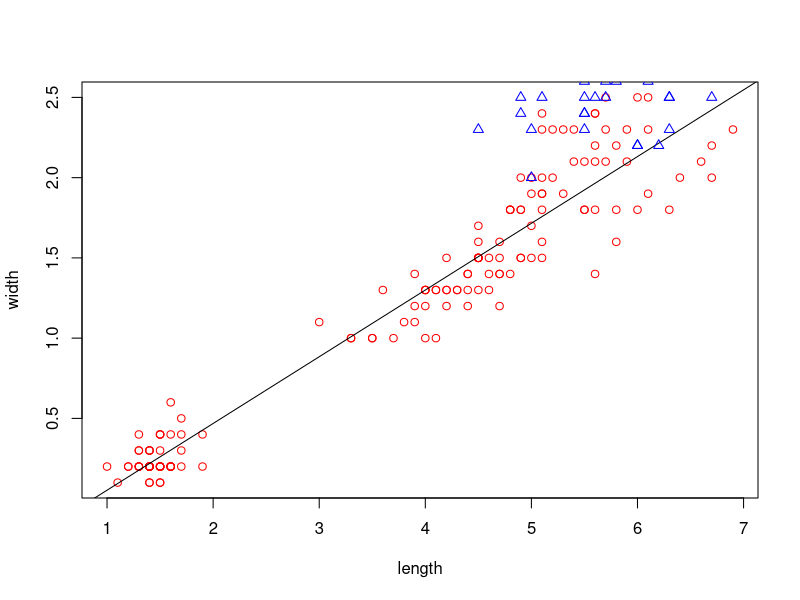
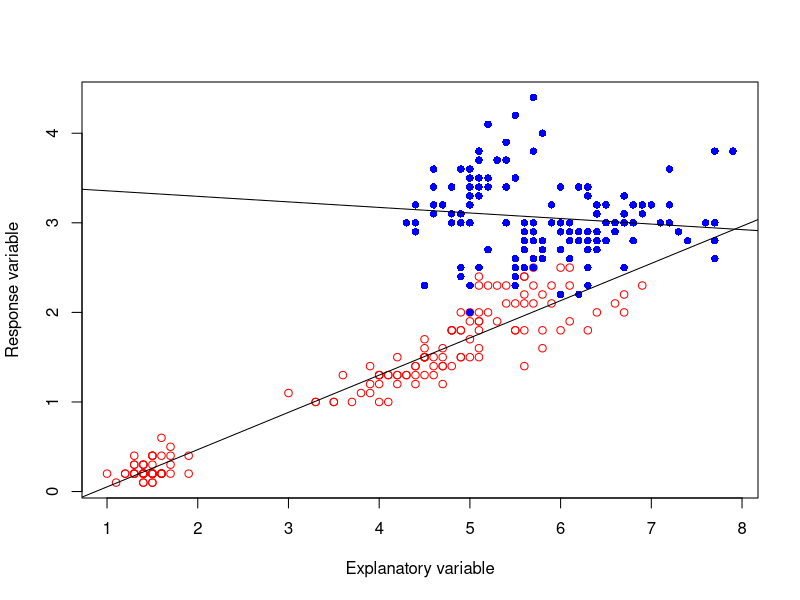
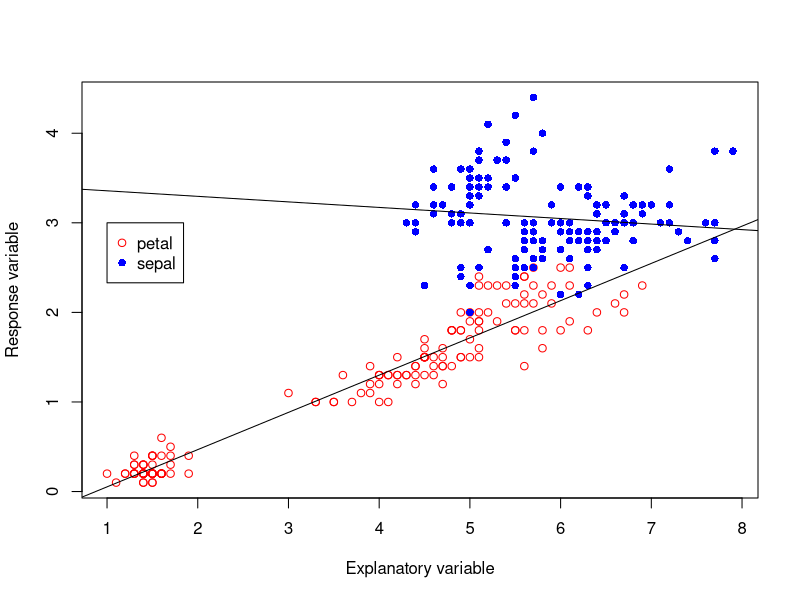
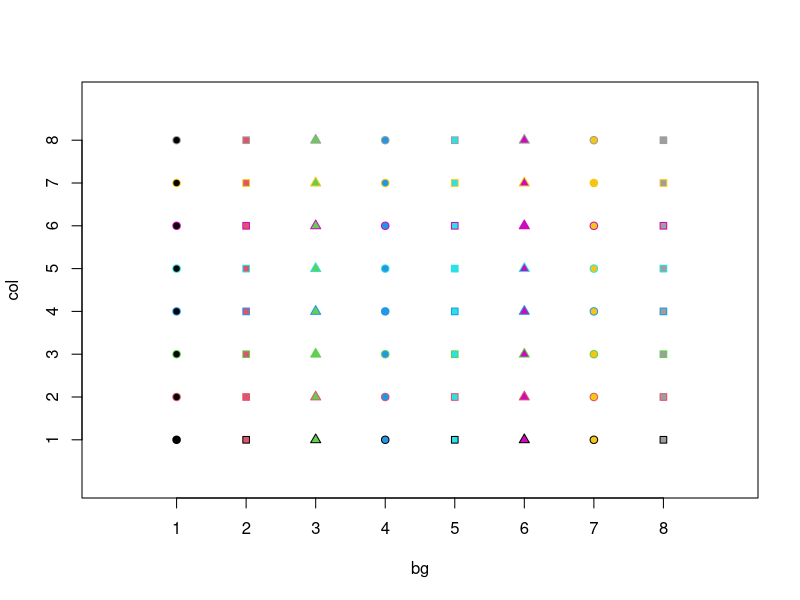
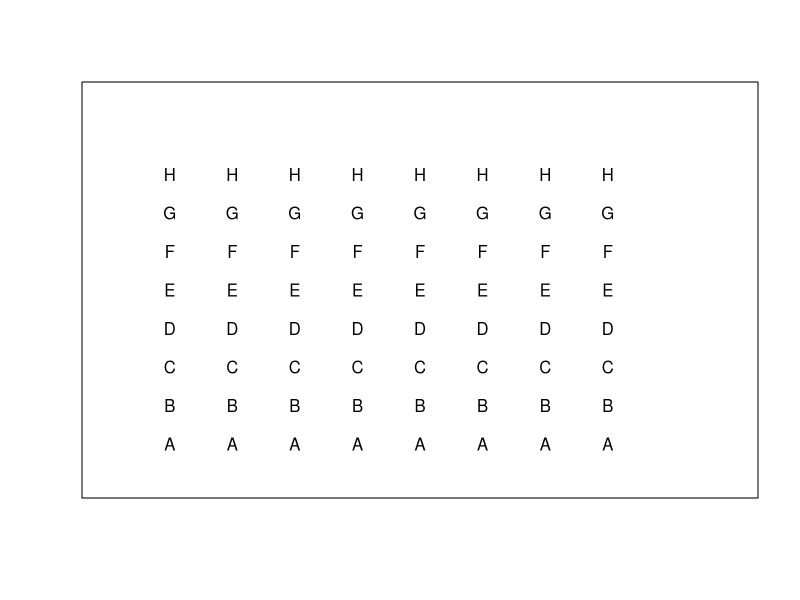
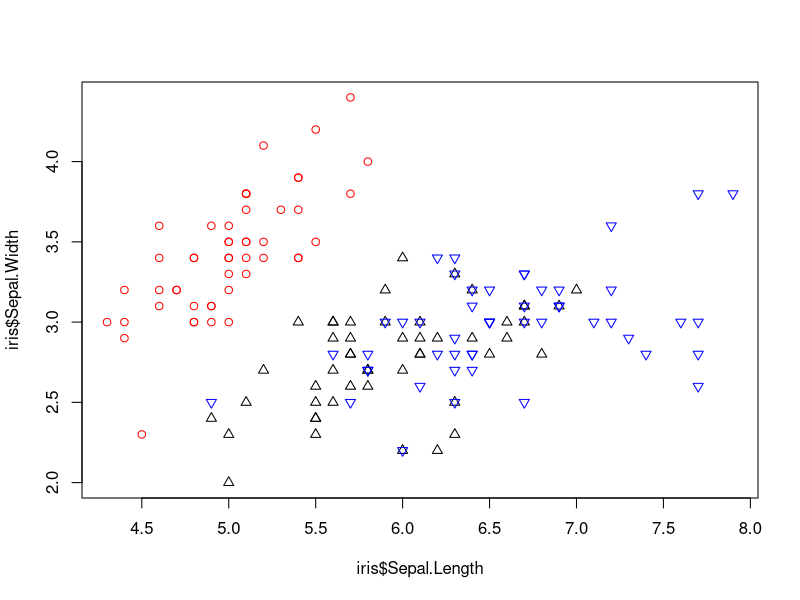
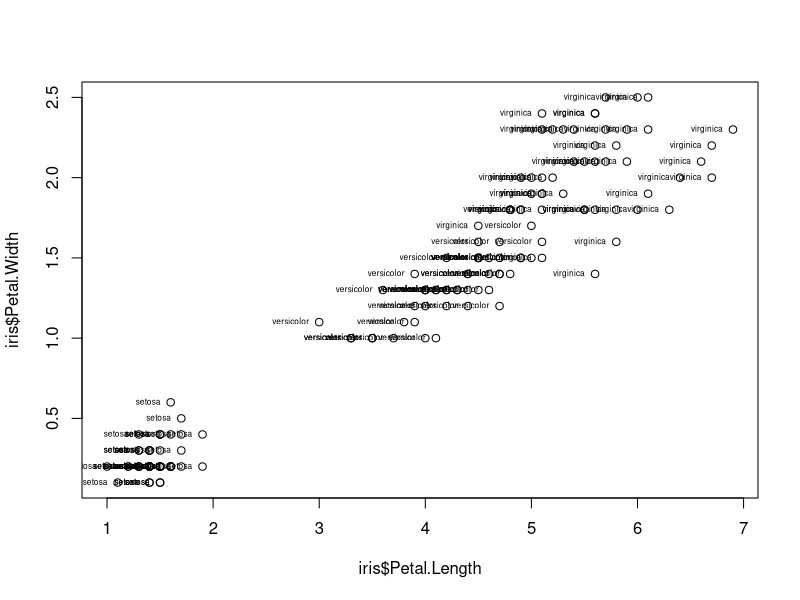
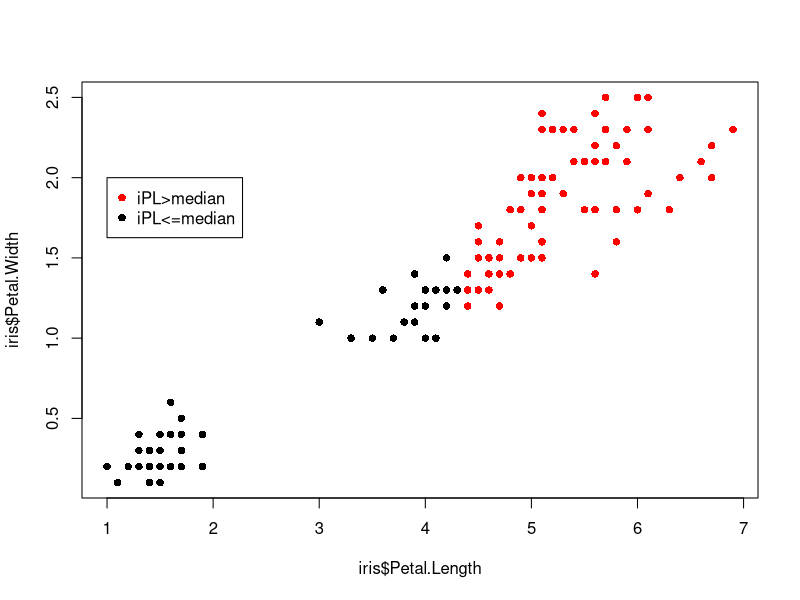

Here is the R script that generated these plots, in order:
## ---- chunk 1
data("iris")
x1 <- iris$Petal.Length
x2 <- iris$Sepal.Length
y1 <- iris$Petal.Width
y2 <- iris$Sepal.Width
## ---- chunk 2
plot(x1, y1, xlab = "length", ylab = "width", col="red", pch=1)
abline(lm(y1 ~ x1))
points(x2, y2, col="blue", pch=2)
abline(lm(y2 ~ x2))
## ---- chunk 3
plot(c(x1,x2), c(y1,y2), xlab="Explanatory variable", ylab = "Response variable", type = "n")
points(x1, y1, col="red")
points(x2, y2, col="blue", pch=16)
abline(lm(y1 ~ x1))
abline(lm(y2 ~ x2))
## ---- chunk 4
plot(c(x1,x2),c(y1,y2), xlim=range(x1,x2), ylim=range(y1, y2), xlab="Explanatory variable", ylab="Response variable", type="n")
points(x1,y1,col="red")
points(x2,y2,col="blue",pch=16)
abline(lm(y1~x1))
abline(lm(y2~x2))
legend(3, c("petal","sepal"), pch=c(1,16), col=c("red","blue"))
## ---- chunk 5
plot(0:9,0:9,pch=16,type="n",xaxt="n",yaxt="n",ylab="col",xlab="bg")
axis(1,at=1:8)
axis(2,at=1:8)
for (i in 1:8) points(1:8,rep(i,8),pch=c(21,22,24),bg=1:8,col=i)
## ---- chunk 6
plot(c(0,10),c(0,10),type="n",xlab="",ylab="",xaxt="n", yaxt="n")
for (i in 1:8) text(1:8,rep(i,8), LETTERS[i])
## ---- chunk 7
species <- as.numeric(iris$Species)
pchs <- rep(c(1,2,6), times=c(50,50,50))
cols <- rep(c("red", "black", "blue"), times=c(50,50,50))
plot(iris$Sepal.Length, iris$Sepal.Width, type = "n")
for (k in 1:length(species)){
  points(iris$Sepal.Length[k],iris$Sepal.Width[k],pch=pchs[k],col=cols[k])
}
## ---- chunk 8
plot(iris$Petal.Length, iris$Petal.Width)
text(iris$Petal.Length, iris$Petal.Width, labels=as.character(iris$Species), pos=2, offset=0.5,cex=0.5)
## ---- chunk 9
plot(iris$Petal.Length, iris$Petal.Width, pch=16, col=ifelse(iris$Petal.Length>median(iris$Petal.Length),"red","black"))
legend(2,c("iPL>median","iPL<=median"),pch=16,col=c("red","black"))
